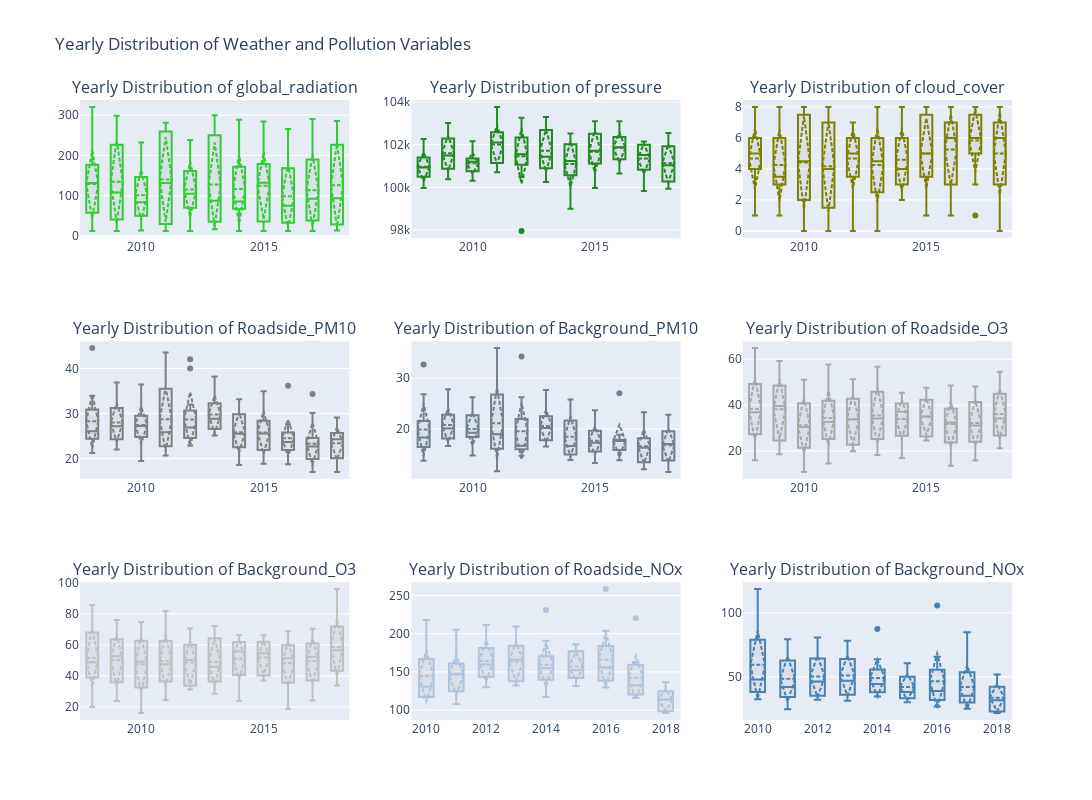

This figure's notebook cell:
### Markdown cell above
The visualized scatter plots demonstrate the relationship between various weather conditions and pollution levels. There's a clear negative correlation between mean temperature and both NO2 and SO2 across different contexts, suggesting that higher temperatures may facilitate the reduction of these pollutants due to enhanced atmospheric dispersion and possibly chemical degradation. Similarly, global radiation shows a strong negative correlation with NO2 and SO2, reinforcing that increased solar radiation may contribute to the breakdown of these pollutants. Conversely, precipitation displays a variable relationship with pollutants: while it generally shows a negative correlation with SO2, indicating rain's effectiveness in washing out soluble pollutants from the atmosphere, its impact on NO2 is less pronounced, suggesting that NO2's atmospheric behavior is less influenced by precipitation.

### Code cell
combined_data['year'] = combined_data['date'].dt.year

# Define additional weather and pollution variables for boxplots
variables_to_plot = [
    'global_radiation', 'pressure', 'cloud_cover',    # Weather variables
    'Roadside_PM10', 'Background_PM10', 'Roadside_O3', # Pollution variables row 2
    'Background_O3', 'Roadside_NOx', 'Background_NOx'  # Pollution variables row 3
]

colors = {
    'global_radiation': 'limegreen',
    'pressure': 'forestgreen',
    'cloud_cover': 'olive',   
    'Roadside_PM10': 'gray',
    'Background_PM10': 'slategray',
    'Roadside_O3': 'darkgray',
    'Background_O3': 'silver',
    'Roadside_NOx': 'lightsteelblue',
    'Background_NOx': 'steelblue'
}

# Setting up the plot with subplots to accommodate all variables
fig = make_subplots(rows=3, cols=3, subplot_titles=[f'Yearly Distribution of {var}' for var in variables_to_plot])

# Adding box plots, accounting for rows and columns
row_col_index = [(1, 1), (1, 2), (1, 3),  # Weather variables in row 1
                 (2, 1), (2, 2), (2, 3),  # Pollution variables row 2
                 (3, 1), (3, 2), (3, 3)]  # Pollution variables row 3

for (row, col), var in zip(row_col_index, variables_to_plot):
    data = combined_data[['year', var]].dropna()
    fig.add_trace(
        go.Box(
            y=data[var], 
            x=data['year'],
            name=var,
            marker_color=colors[var],
            fillcolor='rgba(0,0,0,0.05)',  # Light translucent fill
            line=dict(width=2, color=colors[var]),  # Line settings
            boxmean='sd'  # Show the mean and standard deviation of the distribution
        ),
        row=row, col=col
    )

fig.update_layout(
    height=800, width=1100,
    title_text="Yearly Distribution of Weather and Pollution Variables",
    showlegend=False
)

fig.show()

### Figure 1 — Plotly figure (JSON) as saved in the notebook; plotly's stock layout.template omitted (floating-point values rounded to 4 significant figures; data arrays with more than 128 entries replaced by an {"elided": "..."} marker saying what was removed)
{"data": [{"boxmean": "sd", "fillcolor": "rgba(0, 0, 0, 0.05)", "line": {"color": "limegreen", "width": 2}, "marker": {"color": "limegreen"}, "name": "global_radiation", "type": "box", "x": {"elided": "132 int values"}, "xaxis": "x", "y": {"elided": "132 int values"}, "yaxis": "y"}, {"boxmean": "sd", "fillcolor": "rgba(0, 0, 0, 0.05)", "line": {"color": "forestgreen", "width": 2}, "marker": {"color": "forestgreen"}, "name": "pressure", "type": "box", "x": {"elided": "132 int values"}, "xaxis": "x2", "y": {"elided": "132 int values"}, "yaxis": "y2"}, {"boxmean": "sd", "fillcolor": "rgba(0, 0, 0, 0.05)", "line": {"color": "olive", "width": 2}, "marker": {"color": "olive"}, "name": "cloud_cover", "type": "box", "x": {"elided": "132 int values"}, "xaxis": "x3", "y": {"elided": "132 int values"}, "yaxis": "y3"}, {"boxmean": "sd", "fillcolor": "rgba(0, 0, 0, 0.05)", "line": {"color": "gray", "width": 2}, "marker": {"color": "gray"}, "name": "Roadside_PM10", "type": "box", "x": {"elided": "132 int values"}, "xaxis": "x4", "y": {"elided": "132 float values"}, "yaxis": "y4"}, {"boxmean": "sd", "fillcolor": "rgba(0, 0, 0, 0.05)", "line": {"color": "slategray", "width": 2}, "marker": {"color": "slategray"}, "name": "Background_PM10", "type": "box", "x": {"elided": "132 int values"}, "xaxis": "x5", "y": {"elided": "132 float values"}, "yaxis": "y5"}, {"boxmean": "sd", "fillcolor": "rgba(0, 0, 0, 0.05)", "line": {"color": "darkgray", "width": 2}, "marker": {"color": "darkgray"}, "name": "Roadside_O3", "type": "box", "x": {"elided": "132 int values"}, "xaxis": "x6", "y": {"elided": "132 float values"}, "yaxis": "y6"}, {"boxmean": "sd", "fillcolor": "rgba(0, 0, 0, 0.05)", "line": {"color": "silver", "width": 2}, "marker": {"color": "silver"}, "name": "Background_O3", "type": "box", "x": {"elided": "132 int values"}, "xaxis": "x7", "y": {"elided": "132 float values"}, "yaxis": "y7"}, {"boxmean": "sd", "fillcolor": "rgba(0, 0, 0, 0.05)", "line": {"color": "lightsteelblue", "width": 2}, "marker": {"color": "lightsteelblue"}, "name": "Roadside_NOx", "type": "box", "x": [2010, 2010, 2010, 2010, 2010, 2010, 2010, 2010, 2010, 2010, 2010, 2010, 2011, 2011, 2011, 2011, 2011, 2011, 2011, 2011, 2011, 2011, 2011, 2011, 2012, 2012, 2012, 2012, 2012, 2012, 2012, 2012, 2012, 2012, 2012, 2012, 2013, 2013, 2013, 2013, 2013, 2013, 2013, 2013, 2013, 2013, 2013, 2013, 2014, 2014, 2014, 2014, 2014, 2014, 2014, 2014, 2014, 2014, 2014, 2014, 2015, 2015, 2015, 2015, 2015, 2015, 2015, 2015, 2015, 2015, 2015, 2015, 2016, 2016, 2016, 2016, 2016, 2016, 2016, 2016, 2016, 2016, 2016, 2016, 2017, 2017, 2017, 2017, 2017, 2017, 2017, 2017, 2017, 2017, 2017, 2017, 2018, 2018, 2018, 2018, 2018, 2018, 2018, 2018, 2018, 2018, 2018, 2018], "xaxis": "x8", "y": [184.9, 149.1, 116.5, 116.9, 117.3, 116.6, 119.0, 122.7, 139.1, 148.2, 187.4, 218.0, 155.5, 166.2, 149.7, 117.5, 108.1, 124.2, 125.3, 134.7, 145.4, 153.7, 205.1, 168.3, 171.8, 189.3, 173.0, 146.0, 144.1, 129.9, 142.8, 134.2, 147.6, 172.9, 207.9, 211.3, 209.4, 177.2, 175.0, 134.8, 140.4, 144.5, 133.4, 132.1, 177.9, 156.8, 191.9, 190.3, 166.7, 136.4, 153.5, 149.0, 155.9, 143.3, 131.5, 117.0, 162.9, 174.2, 230.9, 190.9, 176.3, 186.1, 150.3, 146.2, 131.7, 141.5, 142.4, 136.2, 158.7, 184.9, 177.4, 154.1, 198.7, 152.7, 160.0, 155.5, 131.1, 139.4, 137.3, 129.4, 155.8, 169.3, 203.4, 258.2, 220.1, 158.6, 140.0, 118.7, 124.8, 122.0, 118.5, 115.7, 131.9, 133.4, 160.3, 162.5, 127.0, 122.6, 119.3, 109.9, 105.0, 96.09, 98.25, 98.84, 96.26, 117.9, 135.3, 136.5], "yaxis": "y8"}, {"boxmean": "sd", "fillcolor": "rgba(0, 0, 0, 0.05)", "line": {"color": "steelblue", "width": 2}, "marker": {"color": "steelblue"}, "name": "Background_NOx", "type": "box", "x": [2010, 2010, 2010, 2010, 2010, 2010, 2010, 2010, 2010, 2010, 2010, 2010, 2011, 2011, 2011, 2011, 2011, 2011, 2011, 2011, 2011, 2011, 2011, 2011, 2012, 2012, 2012, 2012, 2012, 2012, 2012, 2012, 2012, 2012, 2012, 2012, 2013, 2013, 2013, 2013, 2013, 2013, 2013, 2013, 2013, 2013, 2013, 2013, 2014, 2014, 2014, 2014, 2014, 2014, 2014, 2014, 2014, 2014, 2014, 2014, 2015, 2015, 2015, 2015, 2015, 2015, 2015, 2015, 2015, 2015, 2015, 2015, 2016, 2016, 2016, 2016, 2016, 2016, 2016, 2016, 2016, 2016, 2016, 2016, 2017, 2017, 2017, 2017, 2017, 2017, 2017, 2017, 2017, 2017, 2017, 2017, 2018, 2018, 2018, 2018, 2018, 2018, 2018, 2018, 2018, 2018, 2018, 2018], "xaxis": "x9", "y": [93.5, 65.81, 48.23, 42.71, 37.87, 38.69, 32.66, 36.62, 48.0, 58.77, 92.37, 118.5, 75.43, 67.66, 58.14, 37.43, 30.78, 35.93, 33.14, 24.96, 37.73, 46.87, 79.46, 55.67, 62.42, 66.51, 59.3, 38.09, 38.55, 34.39, 34.51, 32.25, 36.27, 54.69, 67.58, 80.83, 76.92, 55.48, 60.13, 36.25, 36.26, 40.69, 36.26, 31.57, 47.46, 46.73, 67.83, 78.17, 61.53, 38.25, 47.71, 41.39, 37.76, 38.24, 41.07, 34.84, 50.41, 49.58, 87.43, 63.78, 57.34, 60.8, 46.48, 39.55, 33.05, 33.75, 30.54, 30.37, 37.3, 47.82, 52.62, 37.13, 64.86, 43.29, 45.04, 34.91, 31.97, 34.39, 29.79, 27.14, 32.4, 46.45, 65.84, 105.8, 84.79, 51.59, 39.06, 31.67, 34.21, 28.7, 25.28, 25.92, 32.13, 36.55, 55.92, 61.23, 44.41, 40.35, 38.17, 32.31, 27.6, 23.92, 21.92, 22.36, 22.48, 31.51, 50.49, 52.02], "yaxis": "y9"}], "layout": {"annotations": [{"font": {"size": 16}, "showarrow": false, "text": "Yearly Distribution of global_radiation", "x": 0.1444, "xanchor": "center", "xref": "paper", "y": 1, "yanchor": "bottom", "yref": "paper"}, {"font": {"size": 16}, "showarrow": false, "text": "Yearly Distribution of pressure", "x": 0.5, "xanchor": "center", "xref": "paper", "y": 1, "yanchor": "bottom", "yref": "paper"}, {"font": {"size": 16}, "showarrow": false, "text": "Yearly Distribution of cloud_cover", "x": 0.8556, "xanchor": "center", "xref": "paper", "y": 1, "yanchor": "bottom", "yref": "paper"}, {"font": {"size": 16}, "showarrow": false, "text": "Yearly Distribution of Roadside_PM10", "x": 0.1444, "xanchor": "center", "xref": "paper", "y": 0.6111, "yanchor": "bottom", "yref": "paper"}, {"font": {"size": 16}, "showarrow": false, "text": "Yearly Distribution of Background_PM10", "x": 0.5, "xanchor": "center", "xref": "paper", "y": 0.6111, "yanchor": "bottom", "yref": "paper"}, {"font": {"size": 16}, "showarrow": false, "text": "Yearly Distribution of Roadside_O3", "x": 0.8556, "xanchor": "center", "xref": "paper", "y": 0.6111, "yanchor": "bottom", "yref": "paper"}, {"font": {"size": 16}, "showarrow": false, "text": "Yearly Distribution of Background_O3", "x": 0.1444, "xanchor": "center", "xref": "paper", "y": 0.2222, "yanchor": "bottom", "yref": "paper"}, {"font": {"size": 16}, "showarrow": false, "text": "Yearly Distribution of Roadside_NOx", "x": 0.5, "xanchor": "center", "xref": "paper", "y": 0.2222, "yanchor": "bottom", "yref": "paper"}, {"font": {"size": 16}, "showarrow": false, "text": "Yearly Distribution of Background_NOx", "x": 0.8556, "xanchor": "center", "xref": "paper", "y": 0.2222, "yanchor": "bottom", "yref": "paper"}], "height": 800, "showlegend": false, "title": {"text": "Yearly Distribution of Weather and Pollution Variables"}, "width": 1100, "xaxis": {"anchor": "y", "autorange": true, "domain": [0, 0.2889], "range": [2008.0, 2018.0], "type": "linear"}, "xaxis2": {"anchor": "y2", "autorange": true, "domain": [0.3556, 0.6444], "range": [2008.0, 2018.0], "type": "linear"}, "xaxis3": {"anchor": "y3", "autorange": true, "domain": [0.7111, 1], "range": [2008.0, 2018.0], "type": "linear"}, "xaxis4": {"anchor": "y4", "autorange": true, "domain": [0, 0.2889], "range": [2008.0, 2018.0], "type": "linear"}, "xaxis5": {"anchor": "y5", "autorange": true, "domain": [0.3556, 0.6444], "range": [2008.0, 2018.0], "type": "linear"}, "xaxis6": {"anchor": "y6", "autorange": true, "domain": [0.7111, 1], "range": [2008.0, 2018.0], "type": "linear"}, "xaxis7": {"anchor": "y7", "autorange": true, "domain": [0, 0.2889], "range": [2008.0, 2018.0], "type": "linear"}, "xaxis8": {"anchor": "y8", "autorange": true, "domain": [0.3556, 0.6444], "range": [2010.0, 2018.0], "type": "linear"}, "xaxis9": {"anchor": "y9", "autorange": true, "domain": [0.7111, 1], "range": [2010.0, 2018.0], "type": "linear"}, "yaxis": {"anchor": "x", "autorange": true, "domain": [0.7778, 1], "range": [-4.056, 337.1], "type": "linear"}, "yaxis2": {"anchor": "x2", "autorange": true, "domain": [0.7778, 1], "range": [97640.0, 104100.0], "type": "linear"}, "yaxis3": {"anchor": "x3", "autorange": true, "domain": [0.7778, 1], "range": [-0.4444, 8.444], "type": "linear"}, "yaxis4": {"anchor": "x4", "autorange": true, "domain": [0.3889, 0.6111], "range": [15.5, 46.08], "type": "linear"}, "yaxis5": {"anchor": "x5", "autorange": true, "domain": [0.3889, 0.6111], "range": [10.18, 37.32], "type": "linear"}, "yaxis6": {"anchor": "x6", "autorange": true, "domain": [0.3889, 0.6111], "range": [7.832, 67.91], "type": "linear"}, "yaxis7": {"anchor": "x7", "autorange": true, "domain": [0, 0.2222], "range": [11.55, 100.5], "type": "linear"}, "yaxis8": {"anchor": "x8", "autorange": true, "domain": [0, 0.2222], "range": [87.08, 267.3], "type": "linear"}, "yaxis9": {"anchor": "x9", "autorange": true, "domain": [0, 0.2222], "range": [16.56, 123.8], "type": "linear"}}}
